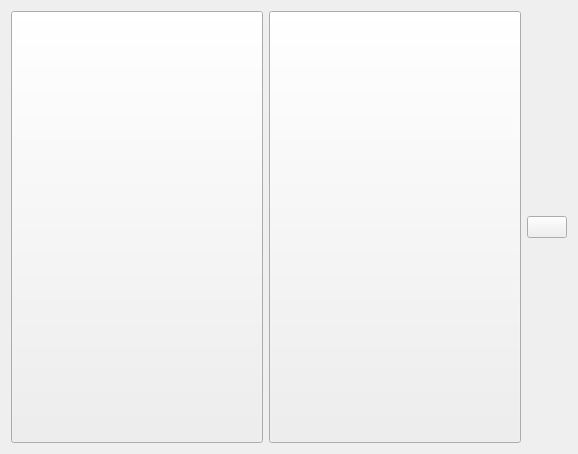
<?xml version="1.0" encoding="UTF-8"?>
<ui version="4.0">
 <class>mainWindow</class>
 <widget class="QWidget" name="mainWindow">
  <property name="geometry">
   <rect>
    <x>0</x>
    <y>0</y>
    <width>578</width>
    <height>454</height>
   </rect>
  </property>
  <property name="windowTitle">
   <string>mainWindow</string>
  </property>
  <layout class="QVBoxLayout" name="verticalLayout_2">
   <item>
    <layout class="QVBoxLayout" name="verticalLayout">
     <item>
      <layout class="QHBoxLayout" name="horizontalLayout">
       <item>
        <widget class="QPushButton" name="groupA_btn">
         <property name="sizePolicy">
          <sizepolicy hsizetype="Expanding" vsizetype="Expanding">
           <horstretch>0</horstretch>
           <verstretch>0</verstretch>
          </sizepolicy>
         </property>
         <property name="layoutDirection">
          <enum>Qt::LeftToRight</enum>
         </property>
         <property name="autoFillBackground">
          <bool>false</bool>
         </property>
         <property name="styleSheet">
          <string notr="true">border-image: url(:/imgs/groupA_btn.png);</string>
         </property>
         <property name="text">
          <string/>
         </property>
        </widget>
       </item>
       <item>
        <widget class="QPushButton" name="groupB_btn">
         <property name="sizePolicy">
          <sizepolicy hsizetype="Expanding" vsizetype="Expanding">
           <horstretch>0</horstretch>
           <verstretch>0</verstretch>
          </sizepolicy>
         </property>
         <property name="styleSheet">
          <string notr="true">border-image: url(:/imgs/groupB_btn.png);</string>
         </property>
         <property name="text">
          <string/>
         </property>
        </widget>
       </item>
       <item>
        <widget class="QPushButton" name="groupC_btn">
         <property name="text">
          <string/>
         </property>
        </widget>
       </item>
      </layout>
     </item>
    </layout>
   </item>
  </layout>
 </widget>
 <resources>
  <include location="cmake-build-debug/imgs/imgs.qrc"/>
 </resources>
 <connections/>
</ui>
